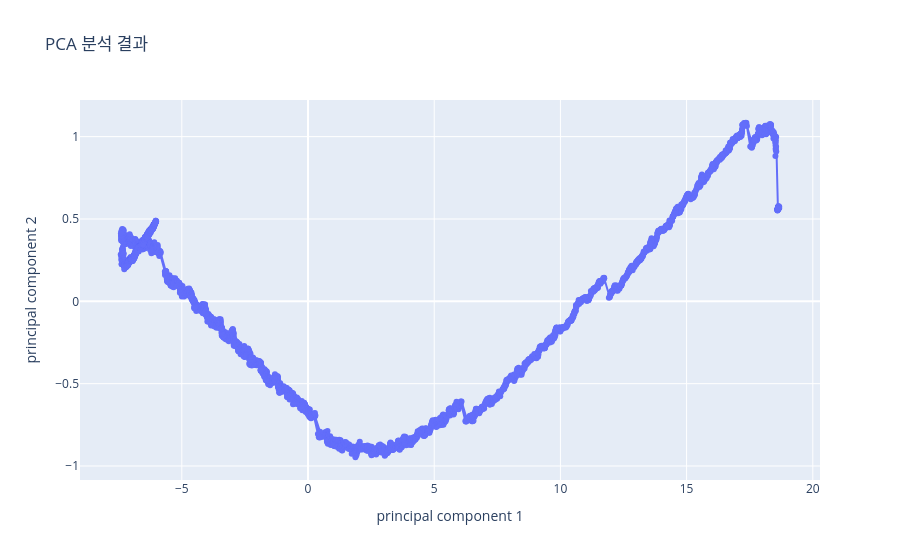

This figure's notebook cell:
### Code cell
# PCA
import numpy as np
import pandas as pd
from datetime import datetime
from sklearn.decomposition import PCA
# plot utilities
import matplotlib.pyplot as plt
import plotly.graph_objects as go
# PCA 차원 축소 테스트
df_pca = pd.read_csv('./data/preprocessed/train/1000_chg.csv')
print("Initial data: ./data/preprocessed/train/1000_chg.csv")
print(df_pca.shape)
max_column = df_pca.shape[0]
max_row = df_pca.shape[1]
x = df_pca
pca = PCA(n_components=2)
principalComponents = pca.fit_transform(x)
principalDf = pd.DataFrame(data = principalComponents,
 columns = ['principal component 1', 'principal component 2'])
print("principalDf : ")
print(principalDf.head(5))
print("After PCA:")
pca_1 = np.array(principalDf['principal component 1'] )
pca_2 = np.array(principalDf['principal component 2'] )
# Create traces
fig = go.Figure()
fig.add_trace(go.Scatter(x = pca_1,
 y = pca_2,
 mode = 'lines+markers',
 name = 'PCA'))
fig.update_layout(title = 'PCA 분석 결과',
 xaxis_title = 'principal component 1',
 yaxis_title = 'principal component 2')
fig.show()

### Figure 1 — Plotly figure (JSON) as saved in the notebook; plotly's stock layout.template omitted (floating-point values rounded to 4 significant figures; data arrays with more than 128 entries replaced by an {"elided": "..."} marker saying what was removed)
{"data": [{"mode": "lines+markers", "name": "PCA", "type": "scatter", "x": {"elided": "6009 float values"}, "y": {"elided": "6009 float values"}}], "layout": {"title": {"text": "PCA 분석 결과"}, "xaxis": {"title": {"text": "principal component 1"}}, "yaxis": {"title": {"text": "principal component 2"}}}}
